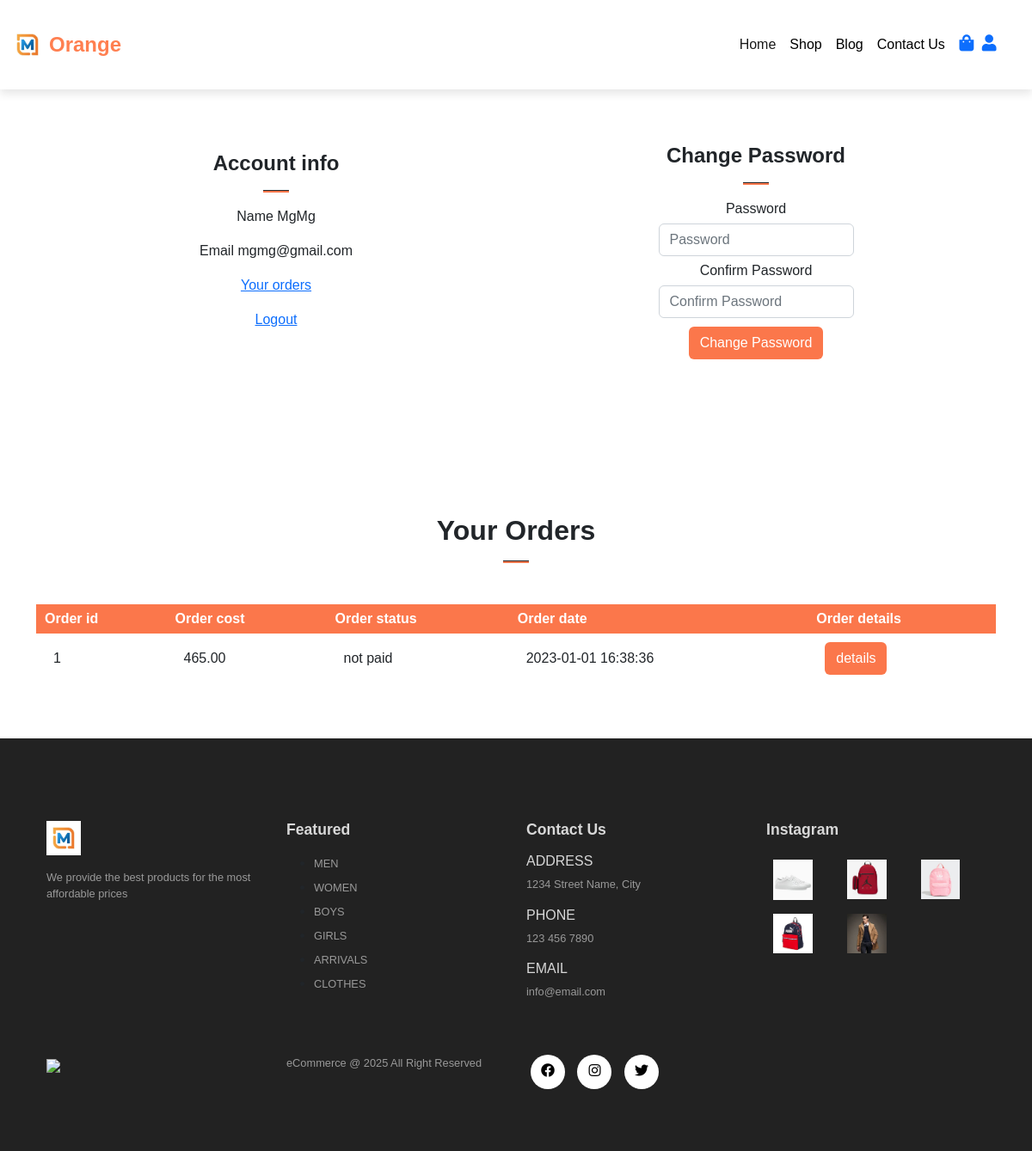
The app's page /account.php (signed in) with its own data.
### tables this page shows
CREATE TABLE `orders` (
  `order_id` int(11) NOT NULL,
  `order_cost` decimal(6,2) NOT NULL,
  `order_status` varchar(100) NOT NULL DEFAULT 'on_hold',
  `user_id` int(11) NOT NULL,
  `user_phone` int(11) NOT NULL,
  `user_city` varchar(255) NOT NULL,
  `user_address` varchar(255) NOT NULL,
  `order_date` datetime NOT NULL DEFAULT current_timestamp()
);

### account.php (the view, shortened to what this page needs)
<?php include('layouts/header.php'); ?>
<?php
include('server/connection.php');
if(isset($_SESSION['logged_in'])){
        $user_id=$_SESSION['user_id'];
        $stmt = $conn->prepare("SELECT * FROM orders WHERE user_id =? ");
        $stmt->bind_param('i',$user_id);
        $stmt->execute();
        $orders = $stmt->get_result();
}
?>
<section class="my-5 py-5">
    <div class="row container mx-auto">
        <div class="text-center mt-3 pt-5 col-lg-6 col-md-12 col-sm-12">
            <h3 class="font-weight-bold">Account info</h3>
            <hr class="mx-auto">
            <div class="account-info">
                <p>Name<span> <?php if(isset($_SESSION['user_name'])) { echo $_SESSION['user_name'];} ?></span></p>
                <p>Email<span> <?php if(isset($_SESSION['user_email'])) { echo $_SESSION['user_email'];} ?></span></p>
                <p><a href="#orders" id="orders-btn">Your orders</a></p>
                <p><a href="account.php?logout=1" id="logout-btn">Logout </a></p>
            </div>
        </div>
        <div class="col-lg-6 col-md-12 col-sm-12">
            <form id="account-form" method="POST" action="account.php">
                <h3>Change Password</h3>
                <hr class="mx-auto">
                <div class="form-group">
                    <label>Password</label>
                    <input type="password" class="form-control" id="account-password" name="password" placeholder="Password" required/>
                </div>
                <div class="form-group">
                    <label>Confirm Password</label>
                    <input type="password" class="form-control" id="account-password-confirm" name="confirmpassword" placeholder="Confirm Password" required/>
                </div>
                <div class="form-group">
                    <input type="submit" value="Change Password" name="change_password" class="btn" id="change-pass-btn">
                </div>
            </form>
        </div>
    </div>
</section>
<section id="orders" class="orders container my-5 py-3">
    <div class="conatiner mt-2">
        <h2 class="font-weight-bold text-center">Your Orders</h2>
        <hr class="mx-auto">
    </div>
    <table class="mt-5 pt-5">
        <tr>
            <th>Order id</th>
            <th>Order cost</th>
            <th>Order status</th>
            <th>Order date</th>
            <th>Order details</th>
        </tr>
        <?php while($row = $orders->fetch_assoc()) { ?>
        <tr>
            <td>
                <span><?php echo $row['order_id']; ?> </span>
            </td>
            <td>
              <span><?php echo $row['order_cost']; ?> </span>
            </td>
            <td>
              <span><?php echo $row['order_status']; ?> </span>
            </td>
            <td>
                <span><?php echo $row['order_date']; ?></span>
            </td>
            <td>
                <form method="POST" action="order_details.php">
                  <input class="btn order-details-btn" name="order_details_btn" type="submit" value="details"/>
              </form>
            </td>
        </tr>
        <?php } ?>
    </table>
</section>
  <?php include('layouts/footer.php');?>

### assets/css/style.css (style rules this page uses)
* { margin: 0; padding: 0; box-sizing: border-box; }
body { font-family: Impact, Haettenschweiler, 'Arial Narrow Bold',sans-serif; }
h2 { font: size 1.8rem; font-weight: 600; }
h3 { font-size: 1.5rem; font-weight:600; }
hr { width: 30px; height: 3px !important; opacity:1 !important; background-color:#fb774b; }

### account.php (style rules this page uses)
#account-form { width:50%; margin:35px auto; text-align:center; padding:20px; }
#account-form input { margin:5px auto; }
#account-form #change-pass-btn { background-color:#fb774b; color:#fff; }
.orders table { width:100%; border-collapse:collapse; }
.orders th { padding:5px 10px; color:#fff; background-color:#fb774b; }
.orders td { padding:10px 20px; }
.orders .order-details-btn { color: #fff; background-color: #fb774b; }

### records on screen
orders: order_id "1", order_cost "465.00", order_status "not paid", order_date "2023-01-01 16:38:36"

### other values on screen
$_SESSION['user_name'] "MgMg"
$_SESSION['user_email'] "mgmg@gmail.com"
